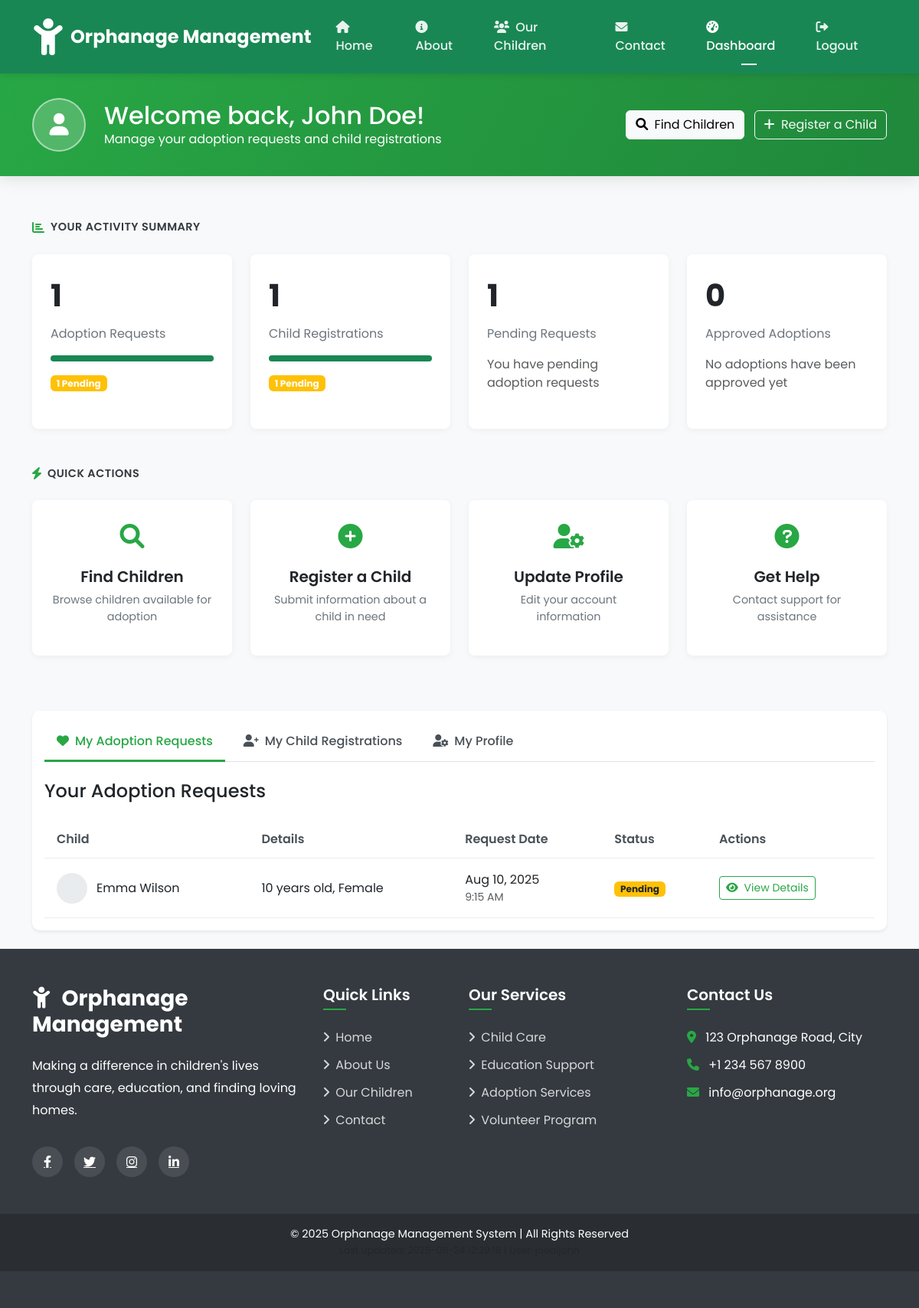
The page /users/dashboard.php (signed in) on the database its author committed.
### tables this page shows
CREATE TABLE adoption_requests (
                                   request_id INT PRIMARY KEY AUTO_INCREMENT,
                                   user_id INT NOT NULL,
                                   child_id INT NOT NULL,
                                   reason TEXT NOT NULL,
                                   financial_status VARCHAR(50) NOT NULL,
                                   living_situation TEXT NOT NULL,
                                   contact_number VARCHAR(20) NOT NULL,
                                   address TEXT NOT NULL,
                                   status ENUM('pending', 'approved', 'rejected') NOT NULL DEFAULT 'pending',
                                   request_date TIMESTAMP DEFAULT CURRENT_TIMESTAMP,
                                   approved_date TIMESTAMP NULL,
                                   rejection_reason TEXT,
                                   FOREIGN KEY (user_id) REFERENCES users(user_id) ON DELETE CASCADE,
                                   FOREIGN KEY (child_id) REFERENCES children(child_id) ON DELETE CASCADE
);

CREATE TABLE children (
                          child_id INT PRIMARY KEY AUTO_INCREMENT,
                          name VARCHAR(100) NOT NULL,
                          age INT NOT NULL,
                          gender ENUM('male', 'female', 'other') NOT NULL,
                          health_status TEXT,
                          education_level VARCHAR(50),
                          admission_date DATE NOT NULL,
                          photo VARCHAR(255),
                          status ENUM('available', 'adopted', 'pending') NOT NULL DEFAULT 'available',
                          background_info TEXT,
                          created_at TIMESTAMP DEFAULT CURRENT_TIMESTAMP
);

### users/dashboard.php (the view, shortened to what the rows shown need)
<?php
include '../includes/db.php';
$user_id = $_SESSION['user_id'];
$adoption_query = "SELECT ar.*, c.name as child_name, c.age, c.gender, c.photo
                   FROM adoption_requests ar
                   JOIN children c ON ar.child_id = c.child_id
                   WHERE ar.user_id = $user_id
                   ORDER BY ar.request_date DESC";
$adoption_result = mysqli_query($conn, $adoption_query);
mysqli_data_seek($adoption_result, 0);
mysqli_data_seek($adoption_result, 0);
$active_tab = isset($_GET['tab']) ? $_GET['tab'] : 'adoptions';
?>
<!DOCTYPE html>
<html lang="en">
<head>
    <link href="https://cdn.jsdelivr.net/npm/bootstrap@5.3.0/dist/css/bootstrap.min.css" rel="stylesheet">
    <link rel="stylesheet" href="https://cdnjs.cloudflare.com/ajax/libs/font-awesome/6.0.0/css/all.min.css">
    <link rel="stylesheet" href="../assets/css/style.css">
</head>
<body>
<header class="dashboard-header">
    <div class="container">
        <div class="row align-items-center">
            <div class="col-md-8">
                <div class="user-welcome">
                    <div>
                        <h2 class="mb-0">Welcome back, <?php echo htmlspecialchars($_SESSION['name']); ?>!</h2>
                    </div>
                </div>
            </div>
        </div>
    </div>
</header>
<section class="py-4">
    <div class="container">
        <div class="card shadow-sm">
            <div class="card-body">
                <div class="tab-content pt-4" id="myTabContent">
                    <div class="tab-pane fade <?php echo ($active_tab == 'adoptions') ? 'show active' : ''; ?>" id="adoptions" role="tabpanel" aria-labelledby="adoptions-tab">
                        <?php if (mysqli_num_rows($adoption_result) > 0): ?>
                            <div class="table-responsive">
                                <table class="table table-dashboard">
                                    <thead>
                                    <tr>
                                        <th>Child</th>
                                        <th>Details</th>
                                        <th>Request Date</th>
                                        <th>Status</th>
                                        <th>Actions</th>
                                    </tr>
                                    </thead>
                                    <tbody>
                                    <?php while ($adoption = mysqli_fetch_assoc($adoption_result)): ?>
                                        <tr>
                                            <td>
                                                <div class="child-entry">
                                                    <?php if (!empty($adoption['photo']) && file_exists("../" . $adoption['photo'])): ?>
                                                        <img src="<?php echo '../' . htmlspecialchars($adoption['photo']); ?>" alt="<?php echo htmlspecialchars($adoption['child_name']); ?>" class="child-photo">
                                                    <?php else: ?>
                                                        <div class="child-photo d-flex align-items-center justify-content-center">
                                                        </div>
                                                    <?php endif; ?>
                                                    <span><?php echo htmlspecialchars($adoption['child_name']); ?></span>
                                                </div>
                                            </td>
                                            <td>
                                                <?php echo $adoption['age']; ?> years old,
                                                <?php echo ucfirst($adoption['gender']); ?>
                                            </td>
                                            <td>
                                                <?php echo date('M d, Y', strtotime($adoption['request_date'])); ?>
                                                <div class="small text-muted">
                                                    <?php echo date('g:i A', strtotime($adoption['request_date'])); ?>
                                                </div>
                                            </td>
                                            <td>
                                                <?php if ($adoption['status'] == 'pending'): ?>
                                                    <span class="badge badge-yellow">Pending</span>
                                                <?php elseif ($adoption['status'] == 'approved'): ?>
                                                    <span class="badge badge-green">Approved</span>
                                                <?php else: ?>
                                                    <span class="badge badge-red">Rejected</span>
                                                <?php endif; ?>
                                            </td>
                                            <td>
                                                <a href="view_request.php?id=<?php echo $adoption['request_id']; ?>" class="btn btn-sm btn-outline-green">
                                                    <i class="fas fa-eye me-1"></i> View Details
                                                </a>
                                            </td>
                                        </tr>
                                    <?php endwhile; ?>
                                    </tbody>
                                </table>
                            </div>
                        <?php endif; ?>
                    </div>
                </div>
            </div>
        </div>
    </div>
</section>
</body>
</html>

### rows shown on the page
adoption_requests: child.name "Emma Wilson", child.age "10", child.gender "Female", request_date "Aug 10, 2025", request_date "9:15 AM", status "Pending"

### other values the page prints
$_SESSION['name'] "John Doe"
$total_adoptions "1"
$pending_adoptions "1"
$total_registrations "1"
$pending_registrations "1"
$approved_adoptions "0"
